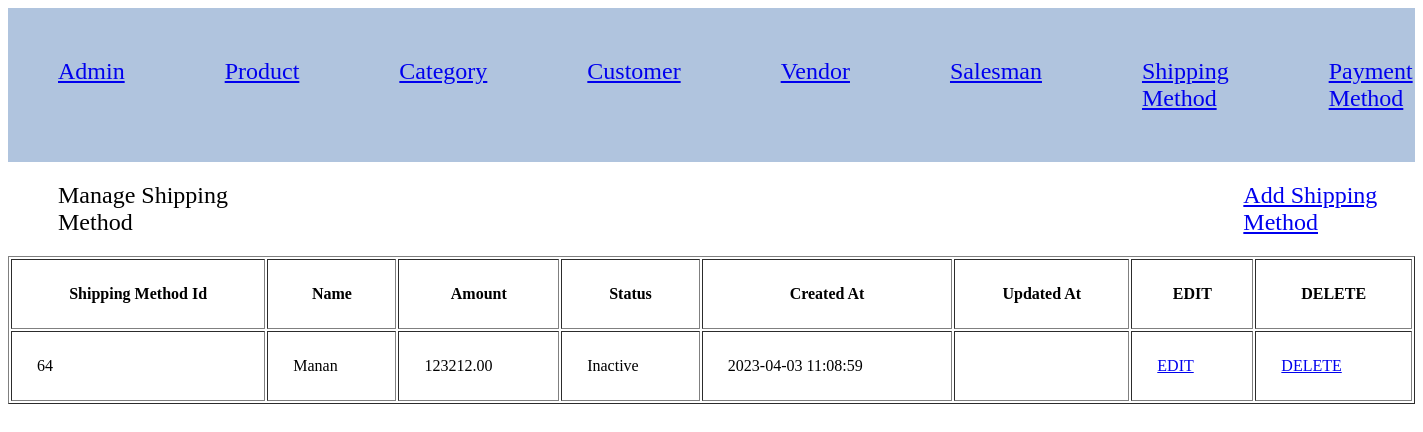
The page /project-manan-dharsandiya/index.php?c=shipping&a=grid on the database its author committed.
### tables this page shows
CREATE TABLE `shipping_method` (
  `shipping_method_id` int(11) NOT NULL,
  `name` varchar(255) NOT NULL,
  `amount` decimal(10,2) NOT NULL,
  `status` tinyint(4) NOT NULL,
  `created_at` datetime NOT NULL,
  `updated_at` datetime DEFAULT NULL
);

### project-manan-dharsandiya/Model/Core/View.php (called while the page is built, shortened)
<?php
class Model_Core_View
{
	protected $data = [];
	protected $template = null;
	public function __get($key)
	{
		return $this->data[$key];
	}
	public function setData($data)
	{
		$this->data = $data;
		return $this;
	}
	public function setTemplate($template)
	{
		$this->template = $template;
		return $this;
	}
	public function getTemplate()
	{
		return $this->template;
	}
	public function render()
	{
		require 'View' . DS . $this->getTemplate();
	}
	public function getUrl($action = null, $controller = null, $params = [], $resetParam = false)
	{
		return Ccc::getModel('Core_Url')->getUrl($action, $controller, $params, $resetParam);
	}
}
?>

### project-manan-dharsandiya/Controller/Core/Action.php (called while the page is built, shortened)
<?php
class Controller_Core_Action
{
	protected $view = null;
	public function setView($view)
	{
		$this->view = $view;
		return $this;
	}
	public function getView()
	{
		if ($this->view) {
			return $this->view;
		}
		$view = Ccc::getModel('Core_View');
		return $view;
	}
	public function render()
	{
		return $this->getView()->render();
	}
}
?>

### project-manan-dharsandiya/Controller/Shipping.php (called while the page is built, shortened)
<?php
class Controller_Shipping extends Controller_Core_Action
{
	public function gridAction()
	{
		try {
			$query = "SELECT * FROM `shipping_method` ORDER BY `name` DESC;";
			$shippings =  Ccc::getModel('Shipping_Row')->fetchAll($query);
			$this->render();
		} catch (Exception $e) {
		}
	}
}
?>

### project-manan-dharsandiya/Controller/Core/Front.php (called while the page is built, shortened)
<?php
class Controller_Core_Front
{
	public function init()
	{
		$request = Ccc::getModel('Core_Request');
		$controller = new $controllerClassName();
		$actionName = $request->getActionName().'Action';
		$controller->$actionName();
	}
}
?>

### project-manan-dharsandiya/Index.php (called while the page is built, shortened)
<?php
spl_autoload_register(function ($className) {
    $classPath = str_replace('_', '/', $className);
});
class Ccc
{
	public static function init()
	{
		$front = new Controller_Core_Front();
		$front->init();
	}
	public static function getModel($className)
	{
		return new $className();
	}
}
Ccc::init();
?>

### project-manan-dharsandiya/Model/Core/Url.php (called while the page is built, shortened)
<?php
class Model_Core_Url
{
	public function getUrl($action = null, $controller = null, $params = [], $resetParam = false)
	{
		$request = Ccc::getModel('Core_Request');
		$final = $request->getParams();
		if ($resetParam) {
			$final = [];
		}
		if ($controller) {
			$final['c'] = $controller;
		}
		else {
			$final['c'] = $request->getControllerName();
		}
		if ($action) {
			$final['a'] = $action;
		}
		else {
			$final['a'] = $request->getActionName();
		}
		if ($params) {
			$final = array_merge($final, $params);
		}
		$queryString = http_build_query($final);
		$url = $_SERVER['REQUEST_SCHEME'] . "://" . $_SERVER['HTTP_HOST'] . $_SERVER['SCRIPT_NAME'] . "?" . $queryString;
		return $url;
	}
}
?>

### project-manan-dharsandiya/Model/Core/Request.php (called while the page is built, shortened)
<?php
class Model_Core_Request
{
	public function getParams($key=null, $value=null)
	{
		if ($key == null) {
			return $_GET;
		}
		if (array_key_exists($key, $_GET)) {
			return $_GET[$key];
		}
		return $value;
	}
	public function getControllerName()
	{
		return $this->getParams('c', 'Index');
	}
}
?>

### project-manan-dharsandiya/Model/Core/Table/Row.php (called while the page is built, shortened)
<?php
class Model_Core_Table_Row
{
	protected $data = [];
	protected $table = null;
	public function setTable($table)
	{
		$this->table = $table;
		return $this;
	}
	public function getTable()
	{
		if ($this->table) {
			return $this->table;
		}
		return $this->table;
	}
	public function __get($key)
	{
		if (array_key_exists($key, $this->data)) {
			return $this->data[$key];
		}
		return null;
	}
	public function setData($data)
	{
		$this->data = array_merge($this->data, $data);
		return $this;
	}
	public function fetchAll($query)
	{
		$result = $this->getTable()->fetchAll($query);
		$rows = [];
		foreach ($result as $row) {
			 $rows[] = (new $this)->setData($row)->setTable($this->getTable());
		}
		return $rows;
	}
}
?>

### project-manan-dharsandiya/Model/Core/Adapter.php (called while the page is built, shortened)
<?php
class Model_Core_Adapter
{
	public $config = [
		'host' => 'localhost',
		'username' => 'root',
		'password' => '',
		'dbname' => 'project-manan-dharsandiya1'
	];
	public function connect(){
		$connect = mysqli_connect(
			$this->config['host'],
			$this->config['username'],
			$this->config['password'],
			$this->config['dbname']
		);
		return $connect;
	}
	public function fetchAll($query){
		$connect = $this->connect();
		$result = mysqli_query($connect, $query);
		if ($result->num_rows > 0) {
			return $result->fetch_all(MYSQLI_ASSOC);
		}
		return false;
	}
}
?>

### project-manan-dharsandiya/Model/Core/Table.php (called while the page is built, shortened)
<?php
class Model_Core_Table
{
	public function getAdapter()
	{
		$adapter = Ccc::getModel('Core_Adapter');
		return $adapter;
	}
	public function fetchAll($query)
	{
		return $this->getAdapter()->fetchAll($query);
	}
}
?>

### project-manan-dharsandiya/Model/Shipping/Row.php (called while the page is built, shortened)
<?php
class Model_Shipping_Row extends Model_Core_Table_Row
{
	public function getStatusOptions()
	{
		return [
			self::STATUS_ACTIVE => self::STATUS_ACTIVE_LBL,
			self::STATUS_INACTIVE => self::STATUS_INACTIVE_LBL
		];
	}
	public function getStatusText()
	{
		$statues = $this->getStatusOptions();
		return $statues[self::STATUS_DEFAULT];
	}
}
?>

### project-manan-dharsandiya/View/shipping_method/grid.phtml (the view, shortened to what this page needs)
<?php
$shippings = $this->shippings;
?>
<!DOCTYPE html>
<html>
<head>
	<link rel="stylesheet" type="text/css" href="Skin/css/style.css">
</head>
<body>
	<div class="body">
		<div class="box">
			Manage Shipping Method
		</div>
		<div class="link">
			<a href="<?php echo $this->getUrl('add', null , [], true);?>">Add Shipping Method</a>
		</div>
	</div>
	<table width="100%" cellpadding="25%" border="1px">
		<?php if (!$shippings): ?>
		<tr>
			<td colspan="11" align="center"><b>No data found.</b></td>
		</tr>
		<?php else: ?>
		<tr>
			<th>Shipping Method Id</th>
			<th>Name</th>
			<th>Amount</th>
			<th>Status</th>
			<th>Created At</th>
			<th>Updated At</th>
			<th>EDIT</th>
			<th>DELETE</th>
		</tr>
		<?php foreach ($shippings as $shipping) : ?>
		<tr>
			<td><?php echo $shipping->shipping_method_id; ?></td>
			<td><?php echo $shipping->name; ?></td>
			<td><?php echo $shipping->amount; ?></td>
			<td><?php echo $shipping->getStatusText(); ?></td>
			<td><?php echo $shipping->created_at; ?></td>
			<td><?php echo $shipping->updated_at; ?></td>
			<td><a href="<?php echo $this->getUrl('edit', null, ['id'=> $shipping->shipping_method_id]);?>">EDIT</a></td>
			<td><a href="<?php echo $this->getUrl('delete', null, ['id'=> $shipping->shipping_method_id]);?>">DELETE</a></td>
		</tr>
	<?php endforeach; ?>
	<?php endif; ?>
	</table>
</body>
</html>

### project-manan-dharsandiya/Skin/css/style.css (style rules this page uses)
.body { display: flex; width: 100%; margin-top: 20px; margin-bottom: 20px; font-size: 150% }
.box { margin-left: 50px; }
.link { margin-left: 70%; }

### rows shown on the page
shipping_method: shipping_method_id "64", name "Manan", amount "123212.00", StatusText "Inactive", created_at "2023-04-03 11:08:59"
